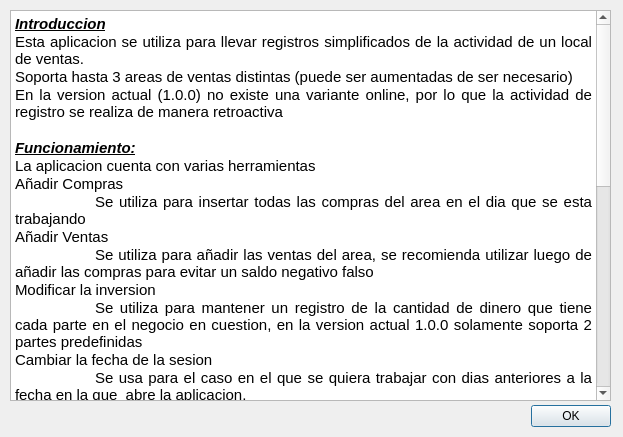
<?xml version="1.0" encoding="UTF-8"?>
<ui version="4.0">
 <class>Dialog</class>
 <widget class="QDialog" name="Dialog">
  <property name="geometry">
   <rect>
    <x>0</x>
    <y>0</y>
    <width>623</width>
    <height>437</height>
   </rect>
  </property>
  <property name="windowTitle">
   <string>Ayuda Offline F1</string>
  </property>
  <property name="windowIcon">
   <iconset>
    <normaloff>icon.png</normaloff>icon.png</iconset>
  </property>
  <widget class="QDialogButtonBox" name="buttonBox">
   <property name="geometry">
    <rect>
     <x>270</x>
     <y>400</y>
     <width>341</width>
     <height>32</height>
    </rect>
   </property>
   <property name="orientation">
    <enum>Qt::Horizontal</enum>
   </property>
   <property name="standardButtons">
    <set>QDialogButtonBox::Ok</set>
   </property>
  </widget>
  <widget class="QTextEdit" name="textEdit">
   <property name="geometry">
    <rect>
     <x>10</x>
     <y>10</y>
     <width>601</width>
     <height>391</height>
    </rect>
   </property>
   <property name="readOnly">
    <bool>true</bool>
   </property>
   <property name="html">
    <string>&lt;!DOCTYPE HTML PUBLIC &quot;-//W3C//DTD HTML 4.0//EN&quot; &quot;http://www.w3.org/TR/REC-html40/strict.dtd&quot;&gt;
&lt;html&gt;&lt;head&gt;&lt;meta name=&quot;qrichtext&quot; content=&quot;1&quot; /&gt;&lt;style type=&quot;text/css&quot;&gt;
p, li { white-space: pre-wrap; }
&lt;/style&gt;&lt;/head&gt;&lt;body style=&quot; font-family:'Ubuntu'; font-size:11pt; font-weight:400; font-style:normal;&quot;&gt;
&lt;p align=&quot;justify&quot; style=&quot; margin-top:0px; margin-bottom:0px; margin-left:0px; margin-right:0px; -qt-block-indent:0; text-indent:0px;&quot;&gt;&lt;span style=&quot; font-weight:600; font-style:italic; text-decoration: underline;&quot;&gt;Introduccion&lt;/span&gt;&lt;/p&gt;
&lt;p align=&quot;justify&quot; style=&quot; margin-top:0px; margin-bottom:0px; margin-left:0px; margin-right:0px; -qt-block-indent:0; text-indent:0px;&quot;&gt;Esta aplicacion se utiliza para llevar registros simplificados de la actividad de un local de ventas.&lt;/p&gt;
&lt;p align=&quot;justify&quot; style=&quot; margin-top:0px; margin-bottom:0px; margin-left:0px; margin-right:0px; -qt-block-indent:0; text-indent:0px;&quot;&gt;Soporta hasta 3 areas de ventas distintas (puede ser aumentadas de ser necesario)&lt;/p&gt;
&lt;p align=&quot;justify&quot; style=&quot; margin-top:0px; margin-bottom:0px; margin-left:0px; margin-right:0px; -qt-block-indent:0; text-indent:0px;&quot;&gt;En la version actual (1.0.0) no existe una variante online, por lo que la actividad de registro se realiza de manera retroactiva&lt;/p&gt;
&lt;p align=&quot;justify&quot; style=&quot;-qt-paragraph-type:empty; margin-top:0px; margin-bottom:0px; margin-left:0px; margin-right:0px; -qt-block-indent:0; text-indent:0px;&quot;&gt;&lt;br /&gt;&lt;/p&gt;
&lt;p align=&quot;justify&quot; style=&quot; margin-top:0px; margin-bottom:0px; margin-left:0px; margin-right:0px; -qt-block-indent:0; text-indent:0px;&quot;&gt;&lt;span style=&quot; font-weight:600; font-style:italic; text-decoration: underline;&quot;&gt;Funcionamiento:&lt;/span&gt;&lt;/p&gt;
&lt;p align=&quot;justify&quot; style=&quot; margin-top:0px; margin-bottom:0px; margin-left:0px; margin-right:0px; -qt-block-indent:0; text-indent:0px;&quot;&gt;La aplicacion cuenta con varias herramientas&lt;/p&gt;
&lt;p align=&quot;justify&quot; style=&quot; margin-top:0px; margin-bottom:0px; margin-left:0px; margin-right:0px; -qt-block-indent:0; text-indent:0px;&quot;&gt;Añadir Compras&lt;/p&gt;
&lt;p align=&quot;justify&quot; style=&quot; margin-top:0px; margin-bottom:0px; margin-left:0px; margin-right:0px; -qt-block-indent:0; text-indent:0px;&quot;&gt;	Se utiliza para insertar todas las compras del area en el dia que se esta trabajando&lt;/p&gt;
&lt;p align=&quot;justify&quot; style=&quot; margin-top:0px; margin-bottom:0px; margin-left:0px; margin-right:0px; -qt-block-indent:0; text-indent:0px;&quot;&gt;Añadir Ventas&lt;/p&gt;
&lt;p align=&quot;justify&quot; style=&quot; margin-top:0px; margin-bottom:0px; margin-left:0px; margin-right:0px; -qt-block-indent:0; text-indent:0px;&quot;&gt;	Se utiliza para añadir las ventas del area, se recomienda utilizar luego de añadir las compras para evitar un saldo negativo falso&lt;/p&gt;
&lt;p align=&quot;justify&quot; style=&quot; margin-top:0px; margin-bottom:0px; margin-left:0px; margin-right:0px; -qt-block-indent:0; text-indent:0px;&quot;&gt;Modificar la inversion&lt;/p&gt;
&lt;p align=&quot;justify&quot; style=&quot; margin-top:0px; margin-bottom:0px; margin-left:0px; margin-right:0px; -qt-block-indent:0; text-indent:0px;&quot;&gt;	Se utiliza para mantener un registro de la cantidad de dinero que tiene cada parte en el negocio en cuestion, en la version actual 1.0.0 solamente soporta 2 partes predefinidas&lt;/p&gt;
&lt;p align=&quot;justify&quot; style=&quot; margin-top:0px; margin-bottom:0px; margin-left:0px; margin-right:0px; -qt-block-indent:0; text-indent:0px;&quot;&gt;Cambiar la fecha de la sesion&lt;/p&gt;
&lt;p align=&quot;justify&quot; style=&quot; margin-top:0px; margin-bottom:0px; margin-left:0px; margin-right:0px; -qt-block-indent:0; text-indent:0px;&quot;&gt;	Se usa para el caso en el que se quiera trabajar con dias anteriores a la fecha en la que  abre la aplicacion.&lt;/p&gt;
&lt;p align=&quot;justify&quot; style=&quot; margin-top:0px; margin-bottom:0px; margin-left:0px; margin-right:0px; -qt-block-indent:0; text-indent:0px;&quot;&gt;	La aplicacion por defecto va a insertar los datos con la fecha del dia actual del que se trate, es por ello que se debe tener en cuenta a la hora de insertar datos de manera retroactiva&lt;/p&gt;
&lt;p align=&quot;justify&quot; style=&quot;-qt-paragraph-type:empty; margin-top:0px; margin-bottom:0px; margin-left:0px; margin-right:0px; -qt-block-indent:0; text-indent:0px;&quot;&gt;&lt;br /&gt;&lt;/p&gt;
&lt;p align=&quot;justify&quot; style=&quot; margin-top:0px; margin-bottom:0px; margin-left:0px; margin-right:0px; -qt-block-indent:0; text-indent:0px;&quot;&gt;&lt;span style=&quot; font-weight:600; font-style:italic; text-decoration: underline;&quot;&gt;Otras caracteristicas&lt;/span&gt;&lt;/p&gt;
&lt;p align=&quot;justify&quot; style=&quot; margin-top:0px; margin-bottom:0px; margin-left:0px; margin-right:0px; -qt-block-indent:0; text-indent:0px;&quot;&gt;Menu Base de Datos:&lt;/p&gt;
&lt;p align=&quot;justify&quot; style=&quot; margin-top:0px; margin-bottom:0px; margin-left:0px; margin-right:0px; -qt-block-indent:0; text-indent:0px;&quot;&gt;	En este menu podemos salvar el estado de la base de datos en la que estamos trabajando para de esta manera mantener una copia de los cambios realizados hasta el momento de la salva&lt;/p&gt;
&lt;p align=&quot;justify&quot; style=&quot; margin-top:0px; margin-bottom:0px; margin-left:0px; margin-right:0px; -qt-block-indent:0; text-indent:0px;&quot;&gt;	Tambien podemos añadir una nueva base de datos (no soportado en la version actual 1.0.0)&lt;/p&gt;
&lt;p align=&quot;justify&quot; style=&quot; margin-top:0px; margin-bottom:0px; margin-left:0px; margin-right:0px; -qt-block-indent:0; text-indent:0px;&quot;&gt;	&lt;/p&gt;
&lt;p align=&quot;justify&quot; style=&quot; margin-top:0px; margin-bottom:0px; margin-left:0px; margin-right:0px; -qt-block-indent:0; text-indent:0px;&quot;&gt;	La funcion mas importante de este menu es la que nos permite cambiar la base de datos en la que vamos a trabajar, es de tener en cuenta que a la hora de rebajar en areas diferentes debe cambiarse la base de datos, a fin de usar la respectiva de cada area&lt;/p&gt;
&lt;p align=&quot;justify&quot; style=&quot; margin-top:0px; margin-bottom:0px; margin-left:0px; margin-right:0px; -qt-block-indent:0; text-indent:0px;&quot;&gt;Menu Archivo&lt;/p&gt;
&lt;p align=&quot;justify&quot; style=&quot; margin-top:0px; margin-bottom:0px; margin-left:0px; margin-right:0px; -qt-block-indent:0; text-indent:0px;&quot;&gt;	En este menu podemos exportar e importar los datos hacia un archivo CSV (formato compatible con excel)&lt;/p&gt;
&lt;p align=&quot;justify&quot; style=&quot; margin-top:0px; margin-bottom:0px; margin-left:0px; margin-right:0px; -qt-block-indent:0; text-indent:0px;&quot;&gt;	Tambien podemos guardar el estado de la aplicacion (en la version actual solamente incluye el tamaño del viewport y la base de datos a la que se estaba conectado al momento de cerrar)&lt;/p&gt;
&lt;p align=&quot;justify&quot; style=&quot; margin-top:0px; margin-bottom:0px; margin-left:0px; margin-right:0px; -qt-block-indent:0; text-indent:0px;&quot;&gt;	Tambien aqui tenemos la opcion de cierre seguro, dado que el cierre desde este menu evita perdidas de datos no deseadas&lt;/p&gt;
&lt;p align=&quot;justify&quot; style=&quot;-qt-paragraph-type:empty; margin-top:0px; margin-bottom:0px; margin-left:0px; margin-right:0px; -qt-block-indent:0; text-indent:0px;&quot;&gt;&lt;br /&gt;&lt;/p&gt;
&lt;p align=&quot;justify&quot; style=&quot; margin-top:0px; margin-bottom:0px; margin-left:0px; margin-right:0px; -qt-block-indent:0; text-indent:0px;&quot;&gt;&lt;span style=&quot; font-style:italic;&quot;&gt;Version actual 1.0.0 inicio: 16-01-2021&lt;/span&gt;&lt;/p&gt;
&lt;p align=&quot;justify&quot; style=&quot;-qt-paragraph-type:empty; margin-top:0px; margin-bottom:0px; margin-left:0px; margin-right:0px; -qt-block-indent:0; text-indent:0px;&quot;&gt;&lt;br /&gt;&lt;/p&gt;&lt;/body&gt;&lt;/html&gt;</string>
   </property>
  </widget>
 </widget>
 <resources/>
 <connections>
  <connection>
   <sender>buttonBox</sender>
   <signal>accepted()</signal>
   <receiver>Dialog</receiver>
   <slot>accept()</slot>
   <hints>
    <hint type="sourcelabel">
     <x>248</x>
     <y>254</y>
    </hint>
    <hint type="destinationlabel">
     <x>157</x>
     <y>274</y>
    </hint>
   </hints>
  </connection>
  <connection>
   <sender>buttonBox</sender>
   <signal>rejected()</signal>
   <receiver>Dialog</receiver>
   <slot>reject()</slot>
   <hints>
    <hint type="sourcelabel">
     <x>316</x>
     <y>260</y>
    </hint>
    <hint type="destinationlabel">
     <x>286</x>
     <y>274</y>
    </hint>
   </hints>
  </connection>
 </connections>
</ui>
